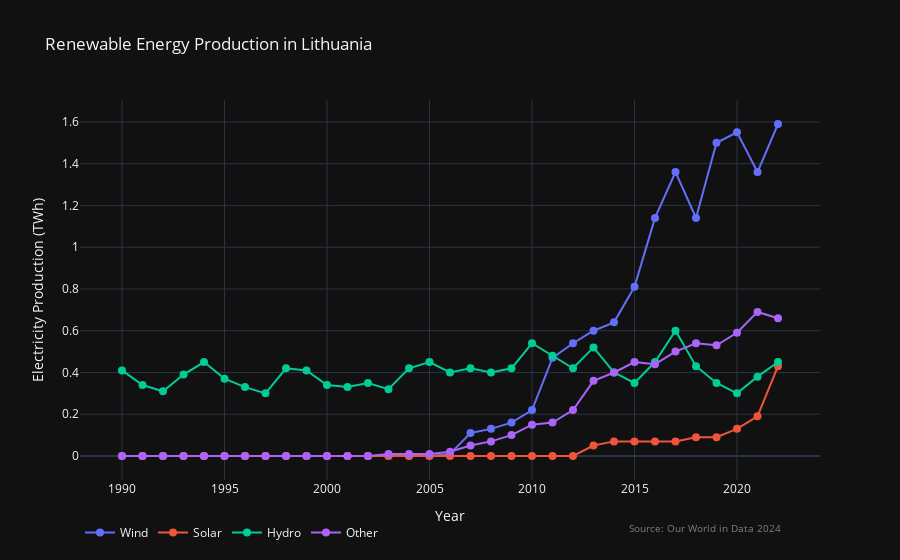

The notebook cell this image was saved under:
### Markdown cell above
### Renewable energy production in Lithuania

### Code cell
# Define traces for each renewable energy source
filtered_data = df_renewables_by_source[df_renewables_by_source['Entity'].isin(['Lithuania'])]
trace_wind = go.Scatter(
    x=filtered_data['Year'],
    y=filtered_data['Electricity from wind - TWh'],
    mode='markers+lines',
    name='Wind',
    marker=dict(symbol='circle', size=8)
)

trace_solar = go.Scatter(
    x=filtered_data['Year'],
    y=filtered_data['Electricity from solar - TWh'],
    mode='markers+lines',
    name='Solar',
    marker=dict(symbol='circle', size=8)
)

trace_hydro = go.Scatter(
    x=filtered_data['Year'],
    y=filtered_data['Electricity from hydro - TWh'],
    mode='markers+lines',
    name='Hydro',
    marker=dict(symbol='circle', size=8)
)

trace_other = go.Scatter(
    x=filtered_data['Year'],
    y=filtered_data['Other renewables including bioenergy - TWh'],
    mode='markers+lines',
    name='Other',
    marker=dict(symbol='circle', size=8)
)

# Combine traces into data list
traces = [trace_wind, trace_solar, trace_hydro, trace_other]

# Define layout
layout = go.Layout(
    title='Renewable Energy Production in Lithuania',
    xaxis=dict(title='Year'),
    yaxis=dict(title='Electricity Production (TWh)'),
    hovermode='closest',
    legend=dict(orientation="h")
)

# Reference data source
source_annotation = go.layout.Annotation(
    text='Source: Our World in Data 2024',
    xref='paper', yref='paper',
    x=0.95, y=-0.15,
    showarrow=False,
    font=dict(size=10, color='grey')
)

layout['annotations'] = [source_annotation]

fig14 = go.Figure(data=traces, layout=layout)
fig14.update_layout(template="plotly_dark")
fig14.show()

### Figure 1 — Plotly figure (JSON) as saved in the notebook; plotly's stock layout.template omitted (floating-point values rounded to 4 significant figures)
{"data": [{"marker": {"size": 8, "symbol": "circle"}, "mode": "markers+lines", "name": "Wind", "type": "scatter", "x": [1990, 1991, 1992, 1993, 1994, 1995, 1996, 1997, 1998, 1999, 2000, 2001, 2002, 2003, 2004, 2005, 2006, 2007, 2008, 2009, 2010, 2011, 2012, 2013, 2014, 2015, 2016, 2017, 2018, 2019, 2020, 2021, 2022], "y": [0, 0, 0, 0, 0, 0, 0, 0, 0, 0, 0, 0, 0, 0, 0, 0, 0.01, 0.11, 0.13, 0.16, 0.22, 0.47, 0.54, 0.6, 0.64, 0.81, 1.14, 1.36, 1.14, 1.5, 1.55, 1.36, 1.59]}, {"marker": {"size": 8, "symbol": "circle"}, "mode": "markers+lines", "name": "Solar", "type": "scatter", "x": [1990, 1991, 1992, 1993, 1994, 1995, 1996, 1997, 1998, 1999, 2000, 2001, 2002, 2003, 2004, 2005, 2006, 2007, 2008, 2009, 2010, 2011, 2012, 2013, 2014, 2015, 2016, 2017, 2018, 2019, 2020, 2021, 2022], "y": [0, 0, 0, 0, 0, 0, 0, 0, 0, 0, 0, 0, 0, 0, 0, 0, 0, 0, 0, 0, 0, 0, 0, 0.05, 0.07, 0.07, 0.07, 0.07, 0.09, 0.09, 0.13, 0.19, 0.43]}, {"marker": {"size": 8, "symbol": "circle"}, "mode": "markers+lines", "name": "Hydro", "type": "scatter", "x": [1990, 1991, 1992, 1993, 1994, 1995, 1996, 1997, 1998, 1999, 2000, 2001, 2002, 2003, 2004, 2005, 2006, 2007, 2008, 2009, 2010, 2011, 2012, 2013, 2014, 2015, 2016, 2017, 2018, 2019, 2020, 2021, 2022], "y": [0.41, 0.34, 0.31, 0.39, 0.45, 0.37, 0.33, 0.3, 0.42, 0.41, 0.34, 0.33, 0.35, 0.32, 0.42, 0.45, 0.4, 0.42, 0.4, 0.42, 0.54, 0.48, 0.42, 0.52, 0.4, 0.35, 0.45, 0.6, 0.43, 0.35, 0.3, 0.38, 0.45]}, {"marker": {"size": 8, "symbol": "circle"}, "mode": "markers+lines", "name": "Other", "type": "scatter", "x": [1990, 1991, 1992, 1993, 1994, 1995, 1996, 1997, 1998, 1999, 2000, 2001, 2002, 2003, 2004, 2005, 2006, 2007, 2008, 2009, 2010, 2011, 2012, 2013, 2014, 2015, 2016, 2017, 2018, 2019, 2020, 2021, 2022], "y": [0, 0, 0, 0, 0, 0, 0, 0, 0, 0, 0, 0, 0, 0.01, 0.01, 0.01, 0.02, 0.05, 0.07, 0.1, 0.15, 0.16, 0.22, 0.36, 0.4, 0.45, 0.44, 0.5, 0.54, 0.53, 0.59, 0.69, 0.66]}], "layout": {"annotations": [{"font": {"color": "grey", "size": 10}, "showarrow": false, "text": "Source: Our World in Data 2024", "x": 0.95, "xref": "paper", "y": -0.15, "yref": "paper"}], "hovermode": "closest", "legend": {"orientation": "h"}, "title": {"text": "Renewable Energy Production in Lithuania"}, "xaxis": {"title": {"text": "Year"}}, "yaxis": {"title": {"text": "Electricity Production (TWh)"}}}}
